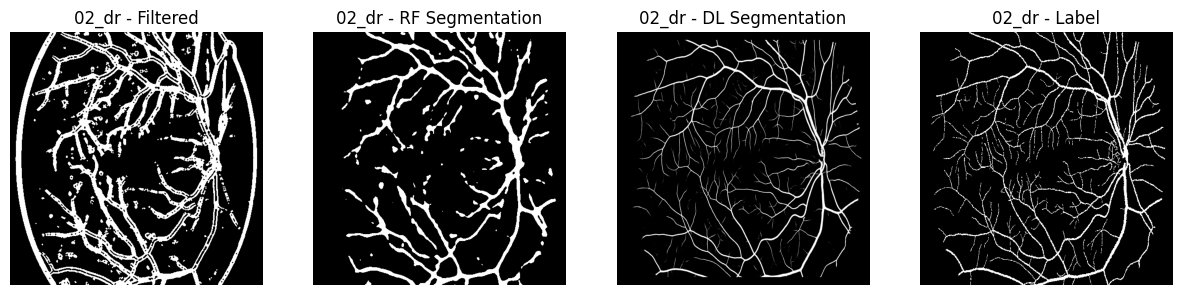
#> input picture report_images/02_dr_compatison_row.png, 1182 x 295 px
$ python -i postprocessing.py   (imports and definitions only)
#> lines starting #> are read from the running program, lines starting #| are printed output that depends on the picture; after the words box and inside, x2 and y2 are one past the last pixel; in counts of white or black regions, pixels touching at a corner belong together
import cv2
import numpy as np
from skimage.morphology import skeletonize

class ImagePostprocessing:
    @staticmethod
    def adaptive_binarization(image, block_size: int=11, C: int=2):
        if len(image.shape) == 3:
            image = cv2.cvtColor(image, cv2.COLOR_BGR2GRAY)
        if image.dtype != np.uint8:
            image = cv2.normalize(image, None, 0, 255, cv2.NORM_MINMAX).astype(np.uint8)
        return cv2.adaptiveThreshold(
            image, 255,
            cv2.ADAPTIVE_THRESH_GAUSSIAN_C,
            cv2.THRESH_BINARY, block_size, C
        )

    @staticmethod
    def morphological_opening(image, kernel_size=3):
        kernel = cv2.getStructuringElement(cv2.MORPH_ELLIPSE, (kernel_size, kernel_size))
        return cv2.morphologyEx(image, cv2.MORPH_OPEN, kernel)

    @staticmethod
    def morphological_closing(image, kernel_size=3):
        kernel = cv2.getStructuringElement(cv2.MORPH_ELLIPSE, (kernel_size, kernel_size))
        return cv2.morphologyEx(image, cv2.MORPH_CLOSE, kernel)

    @staticmethod
    def skeletonize_image(image):
        closed_bool = image.astype(bool)
        skeleton = skeletonize(closed_bool).astype(np.uint8) * 255
        return skeleton

    @staticmethod
    def filter_small_objects(image, min_size=50):
        num_labels, labels, stats, _ = cv2.connectedComponentsWithStats(image)
        filtered = np.zeros_like(image)
        for i in range(1, num_labels):
            if stats[i, cv2.CC_STAT_AREA] >= min_size:
                filtered[labels == i] = 255
        return filtered

    @staticmethod
    def smooth_contours(image, ksize=3):
        return cv2.medianBlur(image, ksize)

>>> import cv2
>>> picture = cv2.imread('../report_images/02_dr_compatison_row.png')
#> picture is the input picture: shape (295, 1182, 3); min 0, max 255, mean 90.7
>>> result = ImagePostprocessing().adaptive_binarization(picture)
#> in adaptive_binarization, `return cv2.adaptiveThreshold( image, 255, cv2.ADAPTIVE_THRESH_GAUSSIAN..`:
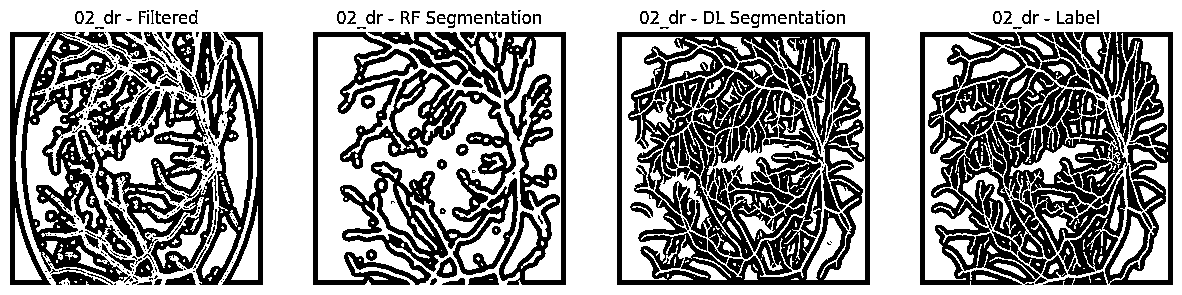
#> returned value: shape (295, 1182); 59.8% white; 448 black regions (274 under 20 px), largest, box (x1, y1, x2, y2) and area: (920, 32, 1143, 285) 20709, (617, 32, 870, 285) 17049, (313, 32, 518, 285) 16859
